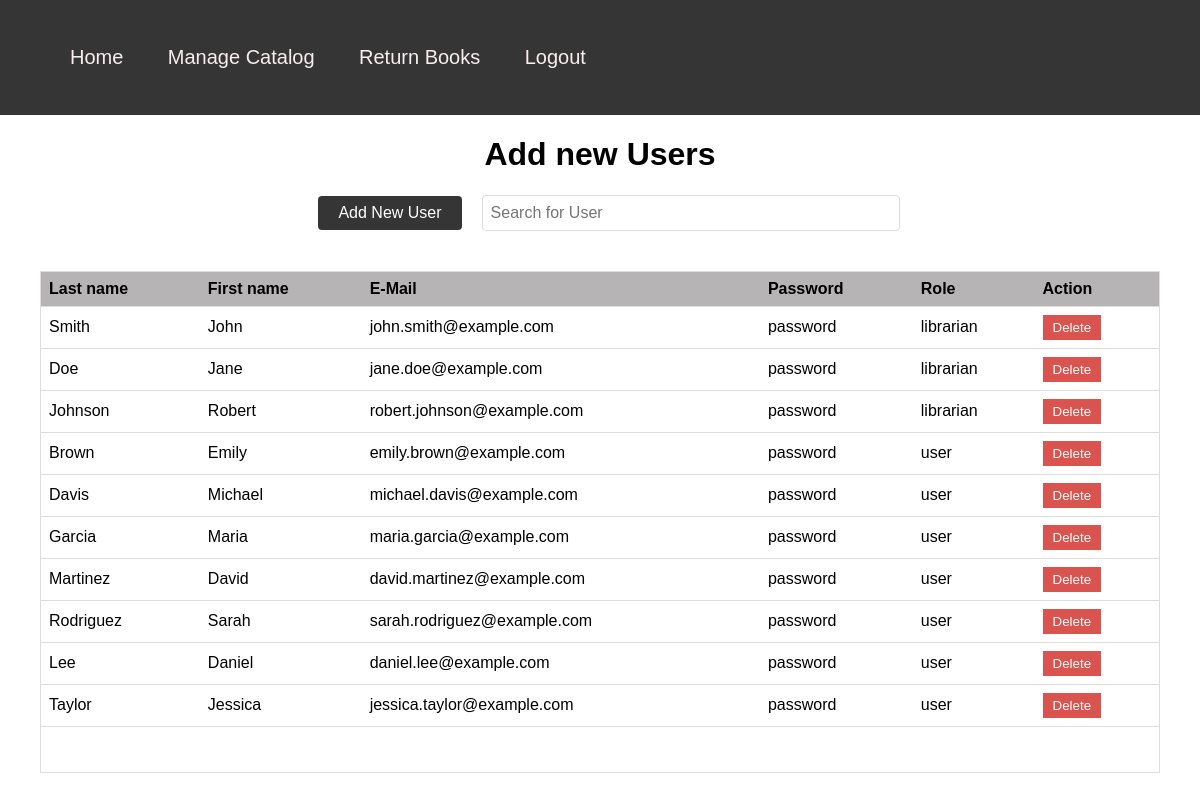
Page /account.php (signed in) on the committed database.
### tables this page shows
CREATE TABLE `borrower` (
  `ID` int(11) NOT NULL,
  `Surname` varchar(50) NOT NULL,
  `Name` varchar(50) NOT NULL,
  `E_mail` varchar(50) NOT NULL,
  `password` varchar(50) NOT NULL,
  `role` varchar(20) NOT NULL
);

### account.php (the view, shortened to what this page needs)
<!DOCTYPE html>
<html lang="en">
<head>
    <link rel="stylesheet" href="Manage_Catalog_css.css">
</head>
<body>
<nav class="navigation">
        <div class="navlist">
            <ul>
                <li class="navelement"><a href="index_lib.php" class="navlink">Home</a></li>
                <li class="navelement"><a href="Manage_Catalog_PHP.php" class="navlink">Manage Catalog</a></li>
                <li class="navelement"><a href="return.php" class="navlink">Return Books</a></li>
                <li class="navelement"><a href="logout.php" class="navlink">Logout</a></li>
            </ul>
        </div>
    </nav>
    <h1 class="header1">Add new Users</h1>
    <main>
    <div class="control-container">
        <button id="toggleAddBook" class="control-btn">Add New User</button>
        <div class="search-container">
            <input type="text" id="searchInput" placeholder="Search for User" class="search-input">
        </div>
    </div>
<div class="table-container">
            <table>
                <thead>
                    <tr>
                        <th>Last name</th>
                        <th>First name</th>
                        <th>E-Mail</th>
                        <th>Password</th>
                        <th>Role</th>
                        <th>Action</th>
                    </tr>
                </thead>
        <?php
$servername = "localhost";
$username = "root";
$password = "";
$dbname = "library";
$conn = new mysqli($servername, $username, $password, $dbname);
$stmt = $conn->prepare("SELECT ID,Surname, Name, E_mail, password, role FROM borrower ORDER BY ID");
$stmt->execute();
$result = $stmt->get_result();
                    if ($result->num_rows > 0) {
                        while ($row = $result->fetch_assoc()) {
                            echo "<tr>";
                            echo "<td>" . htmlspecialchars($row["Surname"]) . "</td>";
                            echo "<td>" . htmlspecialchars($row["Name"]) . "</td>";
                            echo "<td>" . htmlspecialchars($row["E_mail"]) . "</td>";
                            echo "<td>" . htmlspecialchars($row["password"]) . "</td>";
                            echo "<td>" . htmlspecialchars($row["role"]) . "</td>";
                            echo "<td>";
                            echo "<form action='account.php' method='POST' style='display: inline;'>";
                            echo "<input type='submit' value='Delete' class='delete' name='delete[" . htmlspecialchars($row["ID"]) . "]'>";
                            echo "</form>";
                            echo "</td>";
                            echo "</tr>";
                        }
                    } else {
                        echo "<tr><td colspan='8'>No data available</td></tr>";
                    }
                    ?>
            </table>
        </div>
    </main>
</body>
</html>

### Manage_Catalog_css.css (style rules this page uses)
body { margin: 0; font-family: Arial, sans-serif; justify-content: center; }
a { text-decoration: none; color: #ffffff; }
.table-container { margin: 40px; height: 500px; overflow-y: scroll; border: 1px solid #ddd; }
table { width: 100%; border-collapse: collapse; }
thead { position: sticky; top: 0; }
th { padding: 8px; text-align: left; border-bottom: 1px solid #ddd; background-color: #b6b4b4; cursor: pointer; }
td { padding: 8px; text-align: left; border-bottom: 1px solid #ddd; }
.navigation { background-color: #363535; display: flex; }
.navlist { display: flex; list-style-type: none; padding: 10px; }
.header1 { text-align: center; margin-left: auto; margin-right: auto; width: fit-content; }
.navelement { display: inline-flex; background-color: #363535; text-align: center; padding: 20px; }
.navlink { color: #f7efef; text-decoration: none; font-size: 20px; }
.delete, .decrease { background-color: #d9534f; color: #ffffff; border: none; padding: 5px 10px; cursor: pointer; }
.search-container { flex-grow: 1; max-width: 400px; }
.search-input { width: 100%; padding: 8px; border: 1px solid #ddd; border-radius: 4px; font-size: 16px; transition: border-color 0.3s ease; }
.control-container { display: flex; align-items: center; justify-content: center; gap: 20px; margin: 20px auto; max-width: 600px; }
.control-btn { padding: 8px 20px; background-color: #363535; color: white; border: none; border-radius: 4px; cursor: pointer; font-size: 16px; white-space: nowrap; transition: background-color 0.3s ease; }

### rows in the picture
borrower: Surname "Smith", Name "John", E_mail "john.smith@example.com", password "password", role "librarian"
borrower: Surname "Doe", Name "Jane", E_mail "jane.doe@example.com", password "password", role "librarian"
borrower: Surname "Johnson", Name "Robert", E_mail "robert.johnson@example.com", password "password", role "librarian"
borrower: Surname "Brown", Name "Emily", E_mail "emily.brown@example.com", password "password", role "user"
borrower: Surname "Davis", Name "Michael", E_mail "michael.davis@example.com", password "password", role "user"
borrower: Surname "Garcia", Name "Maria", E_mail "maria.garcia@example.com", password "password", role "user"
borrower: Surname "Martinez", Name "David", E_mail "david.martinez@example.com", password "password", role "user"
borrower: Surname "Rodriguez", Name "Sarah", E_mail "sarah.rodriguez@example.com", password "password", role "user"
borrower: Surname "Lee", Name "Daniel", E_mail "daniel.lee@example.com", password "password", role "user"
borrower: Surname "Taylor", Name "Jessica", E_mail "jessica.taylor@example.com", password "password", role "user"
